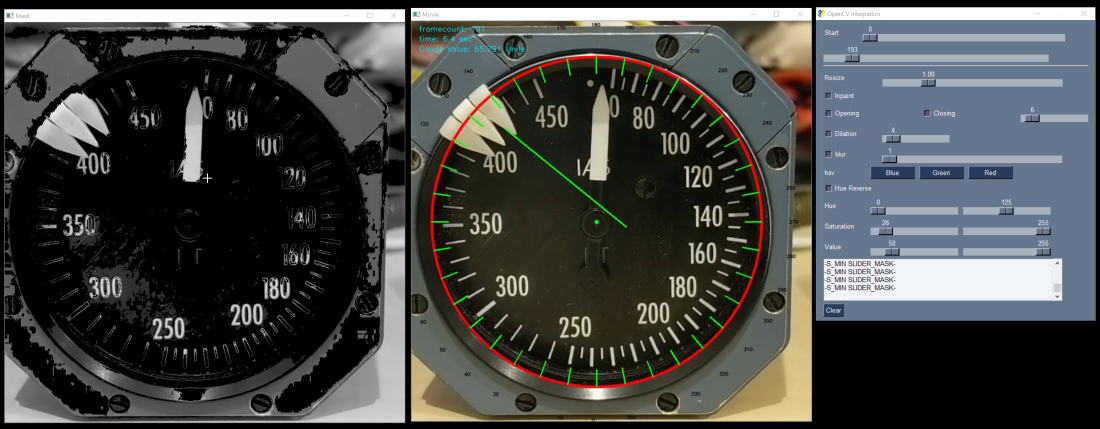
#> input picture img/agreader02.jpg, 3298 x 1286 px (shown at 1/3 size)
$ python -i AGReader.py   (imports and definitions only)
#> lines starting #> are read from the running program, lines starting #| are printed output that depends on the picture; after the words box and inside, x2 and y2 are one past the last pixel; in counts of white or black regions, pixels touching at a corner belong together
#> further down, picture is the input picture: shape (1286, 3298, 3); mean B, G, R 69.6, 71.6, 70.2
#!/usr/bin/env python
# coding: utf-8

import time
from pathlib import Path
import numpy as np
import cv2
import PySimpleGUI as sg


# [45 lines left out: functions file_read, hsv, not called in this run]


def avg_circles(circles, b):
    avg_x = 0
    avg_y = 0
    avg_r = 0
    for i in range(b):
        avg_x = avg_x + circles[0][i][0]
        avg_y = avg_y + circles[0][i][1]
        avg_r = avg_r + circles[0][i][2]
    avg_x = int(avg_x / (b))
    avg_y = int(avg_y / (b))
    avg_r = int(avg_r / (b))
    return avg_x, avg_y, avg_r


def dist_2_pts(x1, y1, x2, y2):
    # print np.sqrt((x2-x1)^2+(y2-y1)^2)
    return np.sqrt((x2 - x1) ** 2 + (y2 - y1) ** 2)


def calibrate_gauge(img):
    height, width = img.shape[:2]
#> height = 1286; width = 3298
    gray = cv2.cvtColor(img, cv2.COLOR_BGR2GRAY)
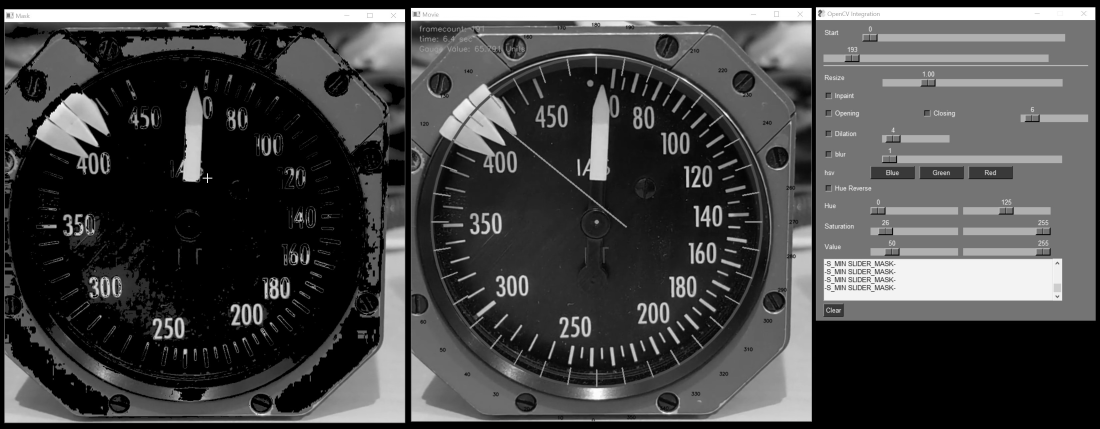
#> gray: shape (1286, 3298) (shown at 1/3 size); min 0, max 255, mean 70.9
    # gray = cv2.GaussianBlur(gray, (5, 5), 0)
    # gray = cv2.medianBlur(gray, 5)

    circles = cv2.HoughCircles(gray, cv2.HOUGH_GRADIENT, 1, 20, np.array(
        []), 100, 50, int(height*0.35), int(height*0.48))
#> circles = 193 rows, first 8: [1789.5, 664.5, 491], [1777.5, 701.5, 539.4], [554.5, 676.5, 527.3], [1788.5, 634.5, 488.8], [558.5, 708.5, 536.1], [1800.5, 683.5, 510.8], [567.5, 653.5, 553.7], [588.5, 641.5, 576.8]
    a, b, c = circles.shape
#> a = 1; b = 193; c = 3
    x, y, r = avg_circles(circles, b)
#> the loop in avg_circles, `for i in range(b):` made 193 passes
#> (avg_x, avg_y, avg_r) on passes 1 to 3: (1789.5, 664.5, 491), (3567, 1366, 1030.4), (4121.5, 2042.5, 1557.7)
#> after the loop in avg_circles, `for i in range(b):`: avg_r = 106358.1; avg_x = 225987.5; avg_y = 126530.5
#> in avg_circles, `avg_x = int(avg_x / (b))`: avg_x = 1170
#> in avg_circles, `avg_y = int(avg_y / (b))`: avg_y = 655
#> in avg_circles, `avg_r = int(avg_r / (b))`: avg_r = 551
#> x = 1170; y = 655; r = 551

    cv2.circle(img, (x, y), r, (0, 0, 255), 3, cv2.LINE_AA)
    cv2.circle(img, (x, y), 2, (0, 255, 0), 3, cv2.LINE_AA)

    separation = 10.0
    interval = int(360 / separation)
    p1 = np.zeros((interval, 2))
    p2 = np.zeros((interval, 2))
    p_text = np.zeros((interval, 2))
    for i in range(0, interval):
        for j in range(0, 2):
            if (j % 2 == 0):
                p1[i][j] = x + 0.9 * r * \
                    np.cos(separation * i * 3.14 / 180)  # point for lines
            else:
                p1[i][j] = y + 0.9 * r * np.sin(separation * i * 3.14 / 180)
#> after the loop, p1 = 36 pairs, first value 674.1 to 1665.9, second value 159.1 to 1150.9
    text_offset_x = 10
    text_offset_y = 5
    for i in range(0, interval):
        for j in range(0, 2):
            if (j % 2 == 0):
                p2[i][j] = x + r * np.cos(separation * i * 3.14 / 180)
                p_text[i][j] = x - text_offset_x + 1.2 * r * \
                    np.cos((separation) * (i+9) * 3.14 / 180)
            else:
                p2[i][j] = y + r * np.sin(separation * i * 3.14 / 180)
                p_text[i][j] = y + text_offset_y + 1.2 * r * \
                    np.sin((separation) * (i+9) * 3.14 / 180)
#> after the loop, p2 = 36 pairs, first value 619 to 1721, second value 104 to 1206; p_text = 36 pairs, first value 498.8 to 1821.2, second value -1.2 to 1321.2
    for i in range(0, interval):
        cv2.line(img, (int(p1[i][0]), int(p1[i][1])),
                 (int(p2[i][0]), int(p2[i][1])), (0, 255, 0), 2)
        cv2.putText(img, '%s' % (int(i*separation)), (int(p_text[i][0]), int(
            p_text[i][1])), cv2.FONT_HERSHEY_SIMPLEX, 0.3, (0, 0, 0), 1, cv2.LINE_AA)

    # [5 lines of commented-out code are left out]
    min_angle = 45
    max_angle = 320
    min_value = 0
    max_value = 200
    units = "PSI"

    # get_current_value
    gray2 = cv2.cvtColor(img, cv2.COLOR_BGR2GRAY)
    thresh = 175
    maxValue = 255
    th, dst2 = cv2.threshold(gray2, thresh, maxValue, cv2.THRESH_BINARY_INV)
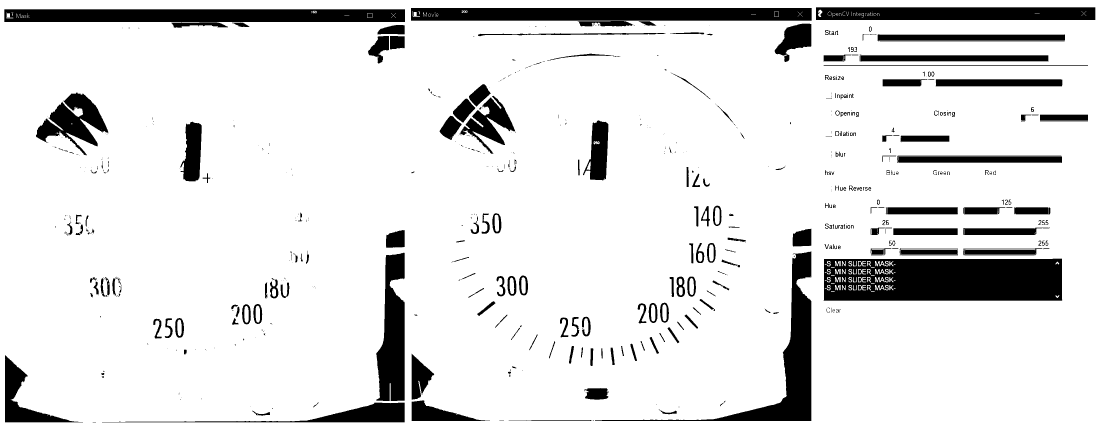
#> dst2: shape (1286, 3298) (shown at 1/3 size); 88.1% white; 623 black regions (308 under 20 px), largest, box (x1, y1, x2, y2) and area: (2471, 776, 3187, 902) 83609, (13, 28, 1215, 66) 45029, (1233, 24, 2435, 62) 45006
#> th = 175
    minLineLength = 10
    maxLineGap = 0

    lines = cv2.HoughLinesP(image=dst2, rho=3, theta=np.pi / 180,
                            threshold=100, minLineLength=minLineLength, maxLineGap=0)
    final_line_list = []

    diff1LowerBound = 0.15
    diff1UpperBound = 0.25
    diff2LowerBound = 0.5
    diff2UpperBound = 1.0
    for i in range(0, len(lines)):
        for x1, y1, x2, y2 in lines[i]:
            diff1 = dist_2_pts(x, y, x1, y1)
            diff2 = dist_2_pts(x, y, x2, y2)

            if (diff1 > diff2):
                temp = diff1
                diff1 = diff2
                diff2 = temp

            if (((diff1 < diff1UpperBound*r) and (diff1 > diff1LowerBound*r) and (diff2 < diff2UpperBound*r)) and (diff2 > diff2LowerBound*r)):
                line_length = dist_2_pts(x1, y1, x2, y2)
                final_line_list.append([x1, y1, x2, y2])
#> after the loop, final_line_list = [[1214, 764, 1578, 745], [1161, 527, 1479, 527], [1214, 738, 1537, 699], [710, 574, 1224, 566], [1166, 759, 1653, 700], [1234, 776, 1541, 755], [1214, 737, 1485, 699], [1199, 525, 1618, 518], [1212, 570, 1479, 570], [745, 740, 1073, 718]]; temp = 519.6

    x1 = final_line_list[0][0]
#> x1 = 1214
    y1 = final_line_list[0][1]
#> y1 = 764
    x2 = final_line_list[0][2]
#> x2 = 1578
    y2 = final_line_list[0][3]
#> y2 = 745
    cv2.line(img, (x1, y1), (x2, y2), (0, 255, 0), 2)

    dist_pt_0 = dist_2_pts(x, y, x1, y1)
#> dist_pt_0 = 117.5
    dist_pt_1 = dist_2_pts(x, y, x2, y2)
#> dist_pt_1 = 417.8
    if (dist_pt_0 > dist_pt_1):
        x_angle = x1 - x
        y_angle = y - y1
    else:
        x_angle = x2 - x
#> x_angle = 408
        y_angle = y - y2
#> y_angle = -90
    res = np.arctan(np.divide(float(y_angle), float(x_angle)))
#> res = -0.217
    # np.rad2deg(res) #coverts to degrees

    # these were determined by trial and error
    res = np.rad2deg(res)
#> res = -12.44
    if x_angle > 0 and y_angle > 0:  # in 四分円 I
        final_angle = 270 - res
    if x_angle < 0 and y_angle > 0:  # in quadrant II
        final_angle = 90 - res
    if x_angle < 0 and y_angle < 0:  # in quadrant III
        final_angle = 90 - res
    if x_angle > 0 and y_angle < 0:  # in quadrant IV
        final_angle = 270 - res
#> final_angle = 282.4

    # print final_angle

    old_min = float(min_angle)
    old_max = float(max_angle)

    new_min = float(min_value)
    new_max = float(max_value)

    old_value = final_angle
#> old_value = 282.4

    old_range = (old_max - old_min)
    new_range = (new_max - new_min)
    new_value = (((old_value - old_min) * new_range) / old_range) + new_min
#> new_value = 172.7

    return new_value


class Main:
    # [388 lines left out: functions __init__, onMouse, run, not called in this run]


# [2 lines not run here, left out]

>>> import cv2
>>> picture = cv2.imread('img/agreader02.jpg')
>>> result = calibrate_gauge(picture)
#> result = 172.7
